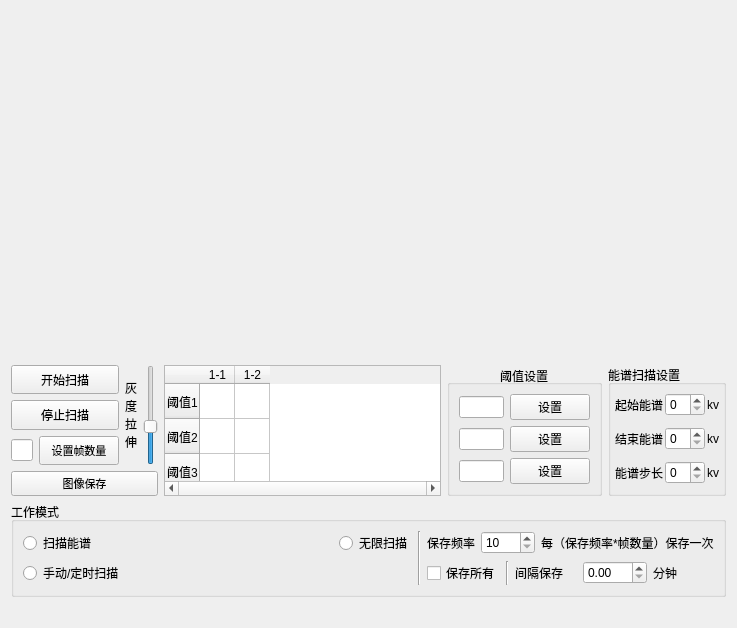
<?xml version="1.0" encoding="UTF-8"?>
<ui version="4.0">
 <class>Widget</class>
 <widget class="QWidget" name="Widget">
  <property name="geometry">
   <rect>
    <x>0</x>
    <y>0</y>
    <width>737</width>
    <height>628</height>
   </rect>
  </property>
  <property name="minimumSize">
   <size>
    <width>650</width>
    <height>628</height>
   </size>
  </property>
  <property name="maximumSize">
   <size>
    <width>1024</width>
    <height>768</height>
   </size>
  </property>
  <property name="windowTitle">
   <string>Widget</string>
  </property>
  <layout class="QVBoxLayout" name="verticalLayout_8">
   <item>
    <layout class="QVBoxLayout" name="verticalLayout">
     <item>
      <widget class="QLabel" name="label_6">
       <property name="sizePolicy">
        <sizepolicy hsizetype="Fixed" vsizetype="Fixed">
         <horstretch>0</horstretch>
         <verstretch>0</verstretch>
        </sizepolicy>
       </property>
       <property name="minimumSize">
        <size>
         <width>611</width>
         <height>131</height>
        </size>
       </property>
       <property name="maximumSize">
        <size>
         <width>611</width>
         <height>131</height>
        </size>
       </property>
       <property name="styleSheet">
        <string notr="true">background:&quot;black&quot;</string>
       </property>
       <property name="text">
        <string/>
       </property>
       <property name="scaledContents">
        <bool>true</bool>
       </property>
      </widget>
     </item>
     <item>
      <widget class="QLabel" name="label_5">
       <property name="sizePolicy">
        <sizepolicy hsizetype="Fixed" vsizetype="Fixed">
         <horstretch>0</horstretch>
         <verstretch>0</verstretch>
        </sizepolicy>
       </property>
       <property name="minimumSize">
        <size>
         <width>611</width>
         <height>131</height>
        </size>
       </property>
       <property name="maximumSize">
        <size>
         <width>611</width>
         <height>131</height>
        </size>
       </property>
       <property name="styleSheet">
        <string notr="true">background:&quot;black&quot;</string>
       </property>
       <property name="text">
        <string/>
       </property>
       <property name="scaledContents">
        <bool>true</bool>
       </property>
      </widget>
     </item>
     <item>
      <widget class="QLabel" name="label_4">
       <property name="sizePolicy">
        <sizepolicy hsizetype="Fixed" vsizetype="Fixed">
         <horstretch>0</horstretch>
         <verstretch>0</verstretch>
        </sizepolicy>
       </property>
       <property name="minimumSize">
        <size>
         <width>611</width>
         <height>131</height>
        </size>
       </property>
       <property name="maximumSize">
        <size>
         <width>611</width>
         <height>131</height>
        </size>
       </property>
       <property name="styleSheet">
        <string notr="true">background:&quot;black&quot;</string>
       </property>
       <property name="text">
        <string/>
       </property>
       <property name="scaledContents">
        <bool>true</bool>
       </property>
      </widget>
     </item>
    </layout>
   </item>
   <item>
    <layout class="QHBoxLayout" name="horizontalLayout_2" stretch="1,5,2,2">
     <item>
      <layout class="QVBoxLayout" name="verticalLayout_7">
       <item>
        <layout class="QHBoxLayout" name="horizontalLayout_8">
         <item>
          <layout class="QVBoxLayout" name="verticalLayout_2">
           <item>
            <widget class="QPushButton" name="pushButton">
             <property name="sizePolicy">
              <sizepolicy hsizetype="Preferred" vsizetype="Preferred">
               <horstretch>0</horstretch>
               <verstretch>0</verstretch>
              </sizepolicy>
             </property>
             <property name="text">
              <string>开始扫描</string>
             </property>
            </widget>
           </item>
           <item>
            <widget class="QPushButton" name="pushButton_2">
             <property name="sizePolicy">
              <sizepolicy hsizetype="Preferred" vsizetype="Preferred">
               <horstretch>0</horstretch>
               <verstretch>0</verstretch>
              </sizepolicy>
             </property>
             <property name="text">
              <string>停止扫描</string>
             </property>
            </widget>
           </item>
           <item>
            <layout class="QHBoxLayout" name="horizontalLayout_3">
             <item>
              <widget class="QLineEdit" name="lineEdit"/>
             </item>
             <item>
              <widget class="QPushButton" name="pushButton_4">
               <property name="sizePolicy">
                <sizepolicy hsizetype="Preferred" vsizetype="Preferred">
                 <horstretch>0</horstretch>
                 <verstretch>0</verstretch>
                </sizepolicy>
               </property>
               <property name="font">
                <font>
                 <pointsize>8</pointsize>
                </font>
               </property>
               <property name="text">
                <string>设置帧数量</string>
               </property>
              </widget>
             </item>
            </layout>
           </item>
          </layout>
         </item>
         <item>
          <layout class="QHBoxLayout" name="horizontalLayout_4">
           <item>
            <widget class="QLabel" name="label">
             <property name="text">
              <string>灰
度
拉
伸</string>
             </property>
            </widget>
           </item>
           <item>
            <widget class="QSlider" name="verticalSlider">
             <property name="minimum">
              <number>5</number>
             </property>
             <property name="maximum">
              <number>100</number>
             </property>
             <property name="singleStep">
              <number>1</number>
             </property>
             <property name="pageStep">
              <number>10</number>
             </property>
             <property name="value">
              <number>40</number>
             </property>
             <property name="sliderPosition">
              <number>40</number>
             </property>
             <property name="orientation">
              <enum>Qt::Vertical</enum>
             </property>
             <property name="tickPosition">
              <enum>QSlider::NoTicks</enum>
             </property>
            </widget>
           </item>
          </layout>
         </item>
        </layout>
       </item>
       <item>
        <widget class="QPushButton" name="pushButton_5">
         <property name="font">
          <font>
           <pointsize>8</pointsize>
          </font>
         </property>
         <property name="text">
          <string>图像保存</string>
         </property>
        </widget>
       </item>
      </layout>
     </item>
     <item>
      <widget class="QTableWidget" name="tableWidget">
       <property name="verticalScrollBarPolicy">
        <enum>Qt::ScrollBarAlwaysOff</enum>
       </property>
       <property name="horizontalScrollBarPolicy">
        <enum>Qt::ScrollBarAlwaysOn</enum>
       </property>
       <attribute name="horizontalHeaderDefaultSectionSize">
        <number>35</number>
       </attribute>
       <attribute name="verticalHeaderDefaultSectionSize">
        <number>35</number>
       </attribute>
       <row>
        <property name="text">
         <string>阈值1</string>
        </property>
       </row>
       <row>
        <property name="text">
         <string>阈值2</string>
        </property>
       </row>
       <row>
        <property name="text">
         <string>阈值3</string>
        </property>
       </row>
       <column>
        <property name="text">
         <string>1-1</string>
        </property>
       </column>
       <column>
        <property name="text">
         <string>1-2</string>
        </property>
       </column>
      </widget>
     </item>
     <item>
      <widget class="QGroupBox" name="groupBox">
       <property name="title">
        <string>阈值设置</string>
       </property>
       <property name="alignment">
        <set>Qt::AlignCenter</set>
       </property>
       <property name="flat">
        <bool>false</bool>
       </property>
       <layout class="QGridLayout" name="gridLayout">
        <item row="1" column="0">
         <widget class="QLineEdit" name="lineEdit_4">
          <property name="minimumSize">
           <size>
            <width>45</width>
            <height>0</height>
           </size>
          </property>
          <property name="text">
           <string/>
          </property>
         </widget>
        </item>
        <item row="1" column="1">
         <widget class="QPushButton" name="pushButton_6">
          <property name="sizePolicy">
           <sizepolicy hsizetype="Preferred" vsizetype="Preferred">
            <horstretch>0</horstretch>
            <verstretch>0</verstretch>
           </sizepolicy>
          </property>
          <property name="text">
           <string>设置</string>
          </property>
         </widget>
        </item>
        <item row="2" column="1">
         <widget class="QPushButton" name="pushButton_7">
          <property name="sizePolicy">
           <sizepolicy hsizetype="Preferred" vsizetype="Preferred">
            <horstretch>0</horstretch>
            <verstretch>0</verstretch>
           </sizepolicy>
          </property>
          <property name="text">
           <string>设置</string>
          </property>
         </widget>
        </item>
        <item row="0" column="0">
         <widget class="QLineEdit" name="lineEdit_2">
          <property name="minimumSize">
           <size>
            <width>45</width>
            <height>0</height>
           </size>
          </property>
          <property name="text">
           <string/>
          </property>
         </widget>
        </item>
        <item row="0" column="1">
         <widget class="QPushButton" name="pushButton_3">
          <property name="sizePolicy">
           <sizepolicy hsizetype="Preferred" vsizetype="Preferred">
            <horstretch>0</horstretch>
            <verstretch>0</verstretch>
           </sizepolicy>
          </property>
          <property name="text">
           <string>设置</string>
          </property>
         </widget>
        </item>
        <item row="2" column="0">
         <widget class="QLineEdit" name="lineEdit_5">
          <property name="minimumSize">
           <size>
            <width>45</width>
            <height>0</height>
           </size>
          </property>
          <property name="text">
           <string/>
          </property>
         </widget>
        </item>
       </layout>
      </widget>
     </item>
     <item>
      <widget class="QGroupBox" name="engSptrmScanSetGpBox">
       <property name="title">
        <string>能谱扫描设置</string>
       </property>
       <layout class="QVBoxLayout" name="verticalLayout_3">
        <property name="spacing">
         <number>2</number>
        </property>
        <property name="leftMargin">
         <number>4</number>
        </property>
        <property name="topMargin">
         <number>4</number>
        </property>
        <property name="rightMargin">
         <number>4</number>
        </property>
        <property name="bottomMargin">
         <number>4</number>
        </property>
        <item>
         <layout class="QHBoxLayout" name="horizontalLayout_9">
          <item>
           <widget class="QLabel" name="startEngLbl">
            <property name="text">
             <string>起始能谱</string>
            </property>
           </widget>
          </item>
          <item>
           <widget class="QSpinBox" name="startEngSpinBox">
            <property name="minimumSize">
             <size>
              <width>40</width>
              <height>0</height>
             </size>
            </property>
           </widget>
          </item>
          <item>
           <widget class="QLabel" name="label_12">
            <property name="text">
             <string>kv</string>
            </property>
           </widget>
          </item>
         </layout>
        </item>
        <item>
         <layout class="QHBoxLayout" name="horizontalLayout_6">
          <item>
           <widget class="QLabel" name="endEngLbl">
            <property name="text">
             <string>结束能谱</string>
            </property>
           </widget>
          </item>
          <item>
           <widget class="QSpinBox" name="endEngSpinBox">
            <property name="minimumSize">
             <size>
              <width>40</width>
              <height>0</height>
             </size>
            </property>
           </widget>
          </item>
          <item>
           <widget class="QLabel" name="label_8">
            <property name="text">
             <string>kv</string>
            </property>
           </widget>
          </item>
         </layout>
        </item>
        <item>
         <layout class="QHBoxLayout" name="horizontalLayout_7">
          <item>
           <widget class="QLabel" name="stepEngLbl">
            <property name="text">
             <string>能谱步长</string>
            </property>
           </widget>
          </item>
          <item>
           <widget class="QSpinBox" name="stepEngSpinBox">
            <property name="minimumSize">
             <size>
              <width>40</width>
              <height>0</height>
             </size>
            </property>
           </widget>
          </item>
          <item>
           <widget class="QLabel" name="label_10">
            <property name="text">
             <string>kv</string>
            </property>
           </widget>
          </item>
         </layout>
        </item>
       </layout>
      </widget>
     </item>
    </layout>
   </item>
   <item>
    <widget class="QGroupBox" name="workmodeGpBox">
     <property name="title">
      <string>工作模式</string>
     </property>
     <layout class="QHBoxLayout" name="horizontalLayout_12">
      <item>
       <layout class="QVBoxLayout" name="verticalLayout_4">
        <item>
         <widget class="QRadioButton" name="engSptrmScanRBtn">
          <property name="text">
           <string>扫描能谱</string>
          </property>
         </widget>
        </item>
        <item>
         <widget class="QRadioButton" name="manTimerScanRBtn">
          <property name="text">
           <string>手动/定时扫描</string>
          </property>
         </widget>
        </item>
       </layout>
      </item>
      <item>
       <spacer name="horizontalSpacer">
        <property name="orientation">
         <enum>Qt::Horizontal</enum>
        </property>
        <property name="sizeHint" stdset="0">
         <size>
          <width>40</width>
          <height>20</height>
         </size>
        </property>
       </spacer>
      </item>
      <item>
       <layout class="QHBoxLayout" name="horizontalLayout_11">
        <item>
         <layout class="QVBoxLayout" name="verticalLayout_6">
          <item>
           <widget class="QRadioButton" name="infiniteScanRBtn">
            <property name="text">
             <string>无限扫描</string>
            </property>
           </widget>
          </item>
          <item>
           <spacer name="verticalSpacer">
            <property name="orientation">
             <enum>Qt::Vertical</enum>
            </property>
            <property name="sizeHint" stdset="0">
             <size>
              <width>20</width>
              <height>40</height>
             </size>
            </property>
           </spacer>
          </item>
         </layout>
        </item>
        <item>
         <widget class="Line" name="line_3">
          <property name="orientation">
           <enum>Qt::Vertical</enum>
          </property>
         </widget>
        </item>
        <item>
         <layout class="QVBoxLayout" name="verticalLayout_5">
          <item>
           <layout class="QHBoxLayout" name="horizontalLayout_10">
            <item>
             <widget class="QLabel" name="linesToSaveLbl">
              <property name="text">
               <string>保存频率</string>
              </property>
             </widget>
            </item>
            <item>
             <widget class="QSpinBox" name="linesToSaveSpinBox">
              <property name="minimum">
               <number>10</number>
              </property>
              <property name="maximum">
               <number>2000</number>
              </property>
             </widget>
            </item>
            <item>
             <widget class="QLabel" name="linesToSaveLbl_2">
              <property name="text">
               <string>每（保存频率*帧数量）保存一次</string>
              </property>
             </widget>
            </item>
           </layout>
          </item>
          <item>
           <layout class="QHBoxLayout" name="horizontalLayout">
            <item>
             <layout class="QHBoxLayout" name="horizontalLayout_5">
              <item>
               <widget class="QCheckBox" name="saveAllChkBox">
                <property name="text">
                 <string>保存所有</string>
                </property>
               </widget>
              </item>
              <item>
               <widget class="Line" name="line_2">
                <property name="orientation">
                 <enum>Qt::Vertical</enum>
                </property>
               </widget>
              </item>
              <item>
               <widget class="QLabel" name="saveInGapLbl">
                <property name="text">
                 <string>间隔保存</string>
                </property>
               </widget>
              </item>
              <item>
               <widget class="QDoubleSpinBox" name="saveInGapDbSpinBox">
                <property name="maximum">
                 <double>500.000000000000000</double>
                </property>
               </widget>
              </item>
              <item>
               <widget class="QLabel" name="saveInGapMinLbl">
                <property name="text">
                 <string>分钟</string>
                </property>
               </widget>
              </item>
             </layout>
            </item>
           </layout>
          </item>
         </layout>
        </item>
       </layout>
      </item>
     </layout>
    </widget>
   </item>
   <item>
    <widget class="QLabel" name="scanStatusLbl">
     <property name="text">
      <string/>
     </property>
    </widget>
   </item>
  </layout>
 </widget>
 <resources/>
 <connections/>
</ui>
